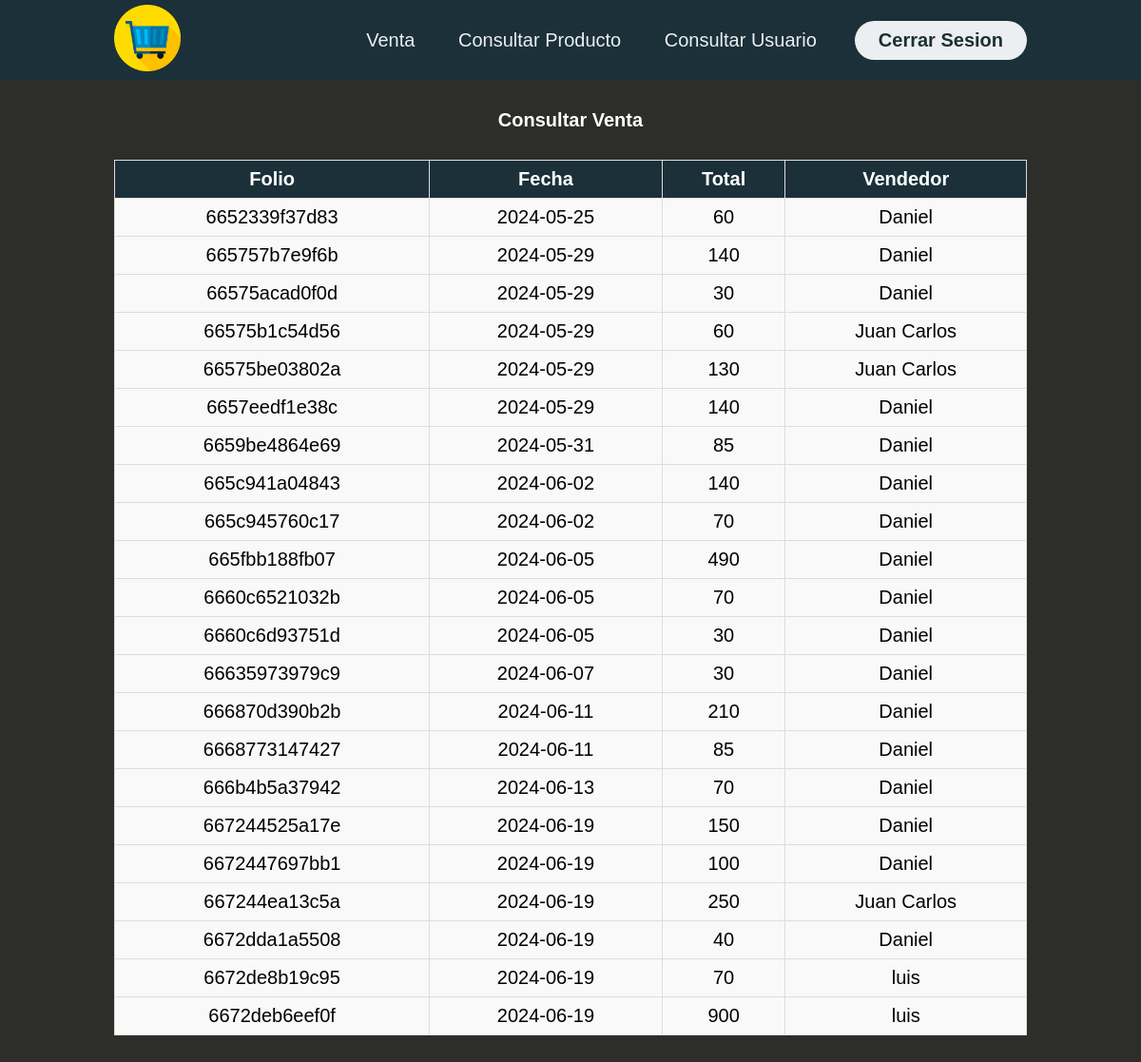
Page /Consulta-ven.php (signed in) on the committed database.
### tables this page shows
CREATE TABLE `venta` (
  `folioVenta` varchar(25) NOT NULL,
  `fechaVenta` date NOT NULL,
  `totalVenta` float NOT NULL,
  `idusuario` int(11) NOT NULL
);

CREATE TABLE `usuario` (
  `idUsuario` int(20) NOT NULL,
  `Nombre` varchar(50) NOT NULL,
  `ApellidoP` varchar(50) NOT NULL,
  `ApellidoM` varchar(50) NOT NULL,
  `Usuario` varchar(100) NOT NULL,
  `Clave` varchar(40) NOT NULL,
  `idrol` int(3) NOT NULL,
  `estatus` int(1) NOT NULL DEFAULT 1
);

### Consulta-ven.php (the view, shortened to what this page needs)
<!DOCTYPE html>
<html lang="en">
<head>
  <link rel="stylesheet" href="estilos/ConsultaP.css">
</head>
<body>
<header class="header">
            <div class="logo">
                <img src="res/logo.png" alt="Logo de la marca">
            </div>
            <nav>
               <ul class="nav-links">
                    <li><a href="venta.php">Venta</a></li>
                    <li><a href="consulta-Productos.php">Consultar Producto</a></li>
                    <li><a href="consultar-Usuario.php">Consultar Usuario</a></li>
               </ul>
            </nav>
            <a class="btn" href="cerrarSesion.php"><button>Cerrar Sesion</button></a>
        </header>
        <?php
            if (isset($_SESSION['user'])) {
            if ($_SESSION['rol'] == 1) {
             ?>
<h1>Consultar Venta</h1>
<article class="content-art2">
        <table border="1" class="tablaCat">
        <tr>
            <th> Folio </th>
            <th> Fecha </th>
            <th> Total </th>
            <th> Vendedor</th>
        </tr>
         <?php
        include("conexion/conexion.php");
        $consulta = "CALL ObtenerVentas()";
$areas = mysqli_query($conexion, $consulta);
while ($mostrarVenta = mysqli_fetch_assoc($areas)) {
    echo "<tr>" .
        "<td>" . $mostrarVenta["folioVenta"] . "</td>" .
        "<td>" . $mostrarVenta["fechaVenta"] . "</td>" .
        "<td>" . $mostrarVenta["totalVenta"] . "</td>" .
        "<td>" . $mostrarVenta["nombreUsuario"] . "</td>" .
        "</tr>";
}
           ?>
        </table>
</article>
</body>
</html>
<?php
    } else {
        echo "No tienes privilegios para ingresar al sitio, solo administradores.";
    }
} else {
    echo "Para ingresar debes <a href='index.php'>iniciar sesión</a>";
}
?>

### estilos/ConsultaP.css (style rules this page uses)
* { box-sizing: border-box; margin: 0; padding: 0; font-family: 'Nunito', sans-serif; font-size: 20px; }
body { background-color: #2D2D29; min-width: 400px; }
h1 { font-size: 20px; margin-bottom: 30px; text-align: center; color:white; }
.header { background-color: #1b3039; display: flex; justify-content: flex-end; align-items: center; height: 85px; padding: 5px 10%; margin-bottom: 30px; }
.header .logo { cursor: pointer; margin-right: auto; }
.header .logo img { height: 70px; width: auto; transition: all 0.3s; }
.header .nav-links { list-style: none; }
.header .nav-links li { display: inline-block; padding: 0 20px; }
.header .nav-links a { font-size: 700; color: #eceff1; }
.header .btn button, .header .menu button { margin-left: 20px; font-weight: 700; color: #1b3039; padding: 9px 25px; background: #eceff1; border: none; border-radius: 50px; cursor: pointer; transition: all 0.3s ease 0s; }
.header a { text-decoration: none; }
.tablaCat { width: 80%; border-collapse: collapse; margin:auto; margin-bottom: 30px; background-color: #f9f9f9; }
.tablaCat th, .tablaCat td { padding: 8px; text-align: center; border: 1px solid #ddd; }
.tablaCat th { background-color: #1b3039; color: white; }

### rows in the picture
venta: folioVenta "6652339f37d83", fechaVenta "2024-05-25", totalVenta "60", idusuario.Nombre "Daniel"
venta: folioVenta "665757b7e9f6b", fechaVenta "2024-05-29", totalVenta "140", idusuario.Nombre "Daniel"
venta: folioVenta "66575acad0f0d", fechaVenta "2024-05-29", totalVenta "30", idusuario.Nombre "Daniel"
venta: folioVenta "66575b1c54d56", fechaVenta "2024-05-29", totalVenta "60", idusuario.Nombre "Juan Carlos"
venta: folioVenta "66575be03802a", fechaVenta "2024-05-29", totalVenta "130", idusuario.Nombre "Juan Carlos"
venta: folioVenta "6657eedf1e38c", fechaVenta "2024-05-29", totalVenta "140", idusuario.Nombre "Daniel"
venta: folioVenta "6659be4864e69", fechaVenta "2024-05-31", totalVenta "85", idusuario.Nombre "Daniel"
venta: folioVenta "665c941a04843", fechaVenta "2024-06-02", totalVenta "140", idusuario.Nombre "Daniel"
venta: folioVenta "665c945760c17", fechaVenta "2024-06-02", totalVenta "70", idusuario.Nombre "Daniel"
venta: folioVenta "665fbb188fb07", fechaVenta "2024-06-05", totalVenta "490", idusuario.Nombre "Daniel"
venta: folioVenta "6660c6521032b", fechaVenta "2024-06-05", totalVenta "70", idusuario.Nombre "Daniel"
venta: folioVenta "6660c6d93751d", fechaVenta "2024-06-05", totalVenta "30", idusuario.Nombre "Daniel"
venta: folioVenta "66635973979c9", fechaVenta "2024-06-07", totalVenta "30", idusuario.Nombre "Daniel"
venta: folioVenta "666870d390b2b", fechaVenta "2024-06-11", totalVenta "210", idusuario.Nombre "Daniel"
venta: folioVenta "6668773147427", fechaVenta "2024-06-11", totalVenta "85", idusuario.Nombre "Daniel"
venta: folioVenta "666b4b5a37942", fechaVenta "2024-06-13", totalVenta "70", idusuario.Nombre "Daniel"
venta: folioVenta "667244525a17e", fechaVenta "2024-06-19", totalVenta "150", idusuario.Nombre "Daniel"
venta: folioVenta "6672447697bb1", fechaVenta "2024-06-19", totalVenta "100", idusuario.Nombre "Daniel"
venta: folioVenta "667244ea13c5a", fechaVenta "2024-06-19", totalVenta "250", idusuario.Nombre "Juan Carlos"
venta: folioVenta "6672dda1a5508", fechaVenta "2024-06-19", totalVenta "40", idusuario.Nombre "Daniel"
venta: folioVenta "6672de8b19c95", fechaVenta "2024-06-19", totalVenta "70", idusuario.Nombre "luis"
venta: folioVenta "6672deb6eef0f", fechaVenta "2024-06-19", totalVenta "900", idusuario.Nombre "luis"
